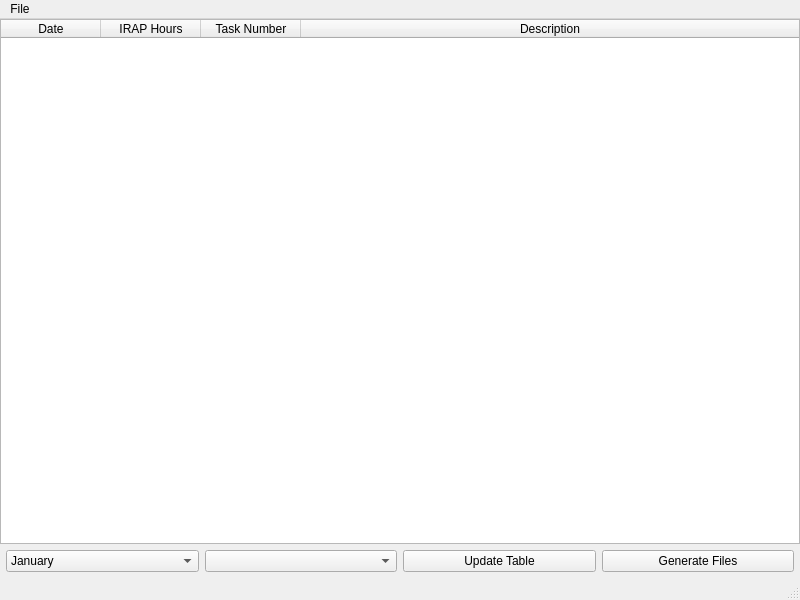
<?xml version="1.0" encoding="UTF-8"?>
<ui version="4.0">
 <class>MainWindow</class>
 <widget class="QMainWindow" name="MainWindow">
  <property name="geometry">
   <rect>
    <x>0</x>
    <y>0</y>
    <width>800</width>
    <height>600</height>
   </rect>
  </property>
  <property name="windowTitle">
   <string>MainWindow</string>
  </property>
  <widget class="QWidget" name="centralwidget">
   <layout class="QVBoxLayout" name="verticalLayout">
    <property name="spacing">
     <number>0</number>
    </property>
    <property name="leftMargin">
     <number>0</number>
    </property>
    <property name="topMargin">
     <number>0</number>
    </property>
    <property name="rightMargin">
     <number>0</number>
    </property>
    <property name="bottomMargin">
     <number>0</number>
    </property>
    <item>
     <widget class="QTableWidget" name="table">
      <property name="sizeAdjustPolicy">
       <enum>QAbstractScrollArea::AdjustToContents</enum>
      </property>
      <property name="sortingEnabled">
       <bool>true</bool>
      </property>
      <attribute name="horizontalHeaderStretchLastSection">
       <bool>true</bool>
      </attribute>
      <attribute name="verticalHeaderVisible">
       <bool>false</bool>
      </attribute>
      <attribute name="verticalHeaderDefaultSectionSize">
       <number>60</number>
      </attribute>
      <column>
       <property name="text">
        <string>Date</string>
       </property>
      </column>
      <column>
       <property name="text">
        <string>IRAP Hours</string>
       </property>
      </column>
      <column>
       <property name="text">
        <string>Task Number</string>
       </property>
      </column>
      <column>
       <property name="text">
        <string>Description</string>
       </property>
      </column>
     </widget>
    </item>
    <item>
     <widget class="QFrame" name="frame">
      <property name="frameShape">
       <enum>QFrame::NoFrame</enum>
      </property>
      <property name="frameShadow">
       <enum>QFrame::Sunken</enum>
      </property>
      <layout class="QHBoxLayout" name="horizontalLayout">
       <property name="leftMargin">
        <number>6</number>
       </property>
       <property name="topMargin">
        <number>6</number>
       </property>
       <property name="rightMargin">
        <number>6</number>
       </property>
       <property name="bottomMargin">
        <number>6</number>
       </property>
       <item>
        <widget class="QComboBox" name="month_cbox">
         <item>
          <property name="text">
           <string>January</string>
          </property>
         </item>
         <item>
          <property name="text">
           <string>February</string>
          </property>
         </item>
         <item>
          <property name="text">
           <string>March</string>
          </property>
         </item>
         <item>
          <property name="text">
           <string>April</string>
          </property>
         </item>
         <item>
          <property name="text">
           <string>May</string>
          </property>
         </item>
         <item>
          <property name="text">
           <string>June</string>
          </property>
         </item>
         <item>
          <property name="text">
           <string>July</string>
          </property>
         </item>
         <item>
          <property name="text">
           <string>August</string>
          </property>
         </item>
         <item>
          <property name="text">
           <string>September</string>
          </property>
         </item>
         <item>
          <property name="text">
           <string>October</string>
          </property>
         </item>
         <item>
          <property name="text">
           <string>November</string>
          </property>
         </item>
         <item>
          <property name="text">
           <string>December</string>
          </property>
         </item>
        </widget>
       </item>
       <item>
        <widget class="QComboBox" name="year_cbox"/>
       </item>
       <item>
        <widget class="QPushButton" name="update_table_btn">
         <property name="text">
          <string>Update Table</string>
         </property>
        </widget>
       </item>
       <item>
        <widget class="QPushButton" name="generate_files_btn">
         <property name="text">
          <string>Generate Files</string>
         </property>
        </widget>
       </item>
      </layout>
     </widget>
    </item>
   </layout>
  </widget>
  <widget class="QMenuBar" name="menubar">
   <property name="geometry">
    <rect>
     <x>0</x>
     <y>0</y>
     <width>800</width>
     <height>21</height>
    </rect>
   </property>
   <widget class="QMenu" name="menuFile">
    <property name="title">
     <string>File</string>
    </property>
    <addaction name="actionEmployee_Name"/>
    <addaction name="actionGoogle_Sheets_ID"/>
   </widget>
   <addaction name="menuFile"/>
  </widget>
  <widget class="QStatusBar" name="statusbar"/>
  <action name="actionGoogle_Sheets_ID">
   <property name="text">
    <string>Google Sheets ID</string>
   </property>
  </action>
  <action name="actionEmployee_Name">
   <property name="text">
    <string>Employee Name</string>
   </property>
  </action>
 </widget>
 <resources/>
 <connections/>
</ui>
